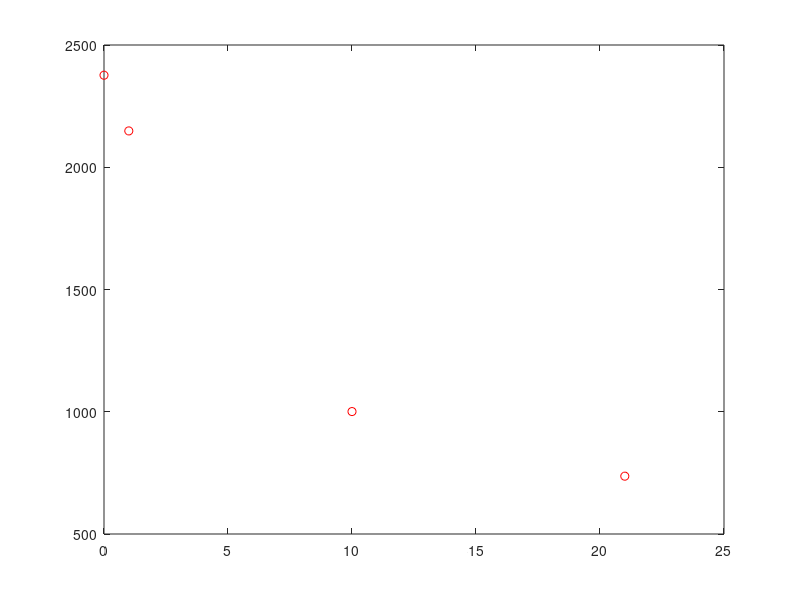

MATLAB code for this plot: (Note: this script raises an error after producing the figure.)
Q = [ 0; 1; 10; 21;];
I = [ 2376.4; 2148.6; 1000.8; 736.52;];


plot(Q,I,'ro')

% I==I0.*(((f1)./(1+ksv1*x1))+((f2)./(1+ksv2*x1)))

%I = I0.*(((f(1)./(1+ksv(1)*q))+((f2./(1+ksv2*q)))

%x(1) = f(1)
%x(2) = ksv(1)
%x(3) = f(2)
%x(4) = ksv(2)

% F = @(x,xdata)x(1)*exp(-x(2)*xdata) + x(3)*exp(-x(4)*xdata);

F =@(x,xdata)(((x(1)))/(1+x(2)*xdata)+(x(3))/(1+x(4)*xdata))*2376.4;

x0 = [1 1 1 0];

[x,resnorm,~,exitflag,output] = lsqcurvefit(F,x0,Q,I)

hold on
plot(Q,F(x,Q))
hold off